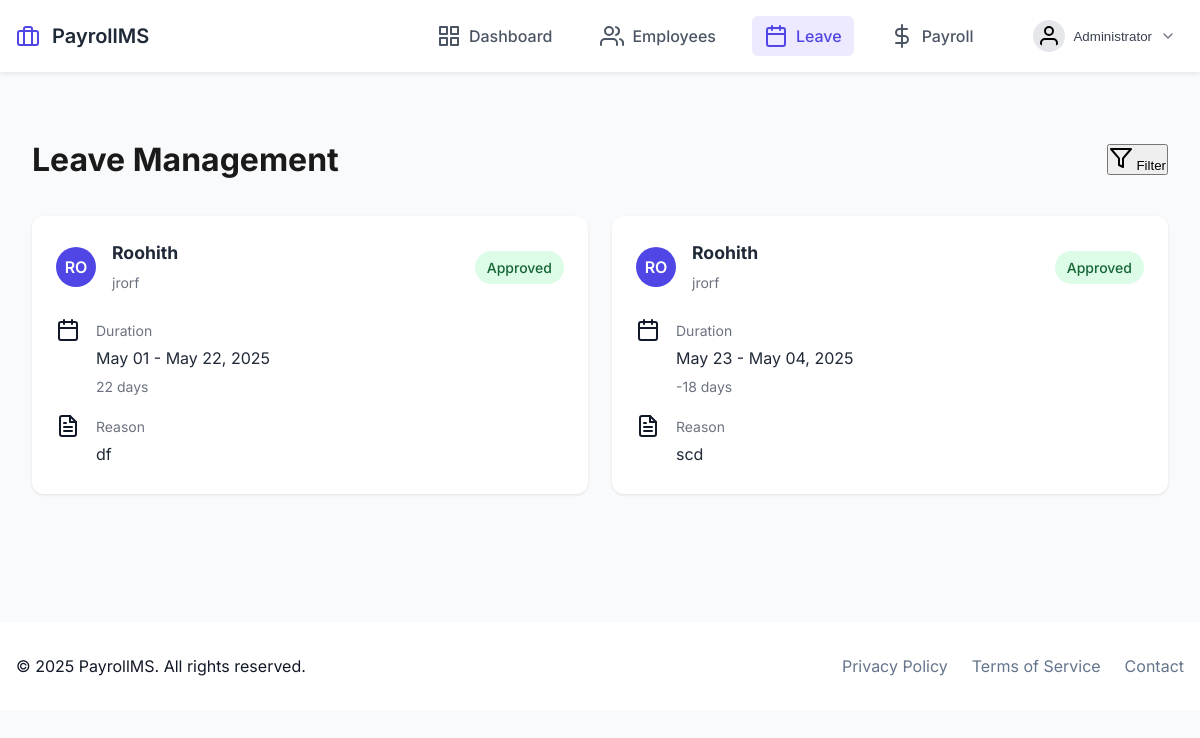
Screenshot of /leave/list (signed in) with the database file from the repository.
### src/models/leave.py (models this page shows, shortened)
class Leave(db.Model):
    id = db.Column(db.Integer, primary_key=True)
    employee_id = db.Column(db.Integer, db.ForeignKey('employee.id'), nullable=False)
    start_date = db.Column(db.Date, nullable=False)
    end_date = db.Column(db.Date, nullable=False)
    reason = db.Column(db.Text)
    status = db.Column(db.String(20), default='pending')  # pending, approved, rejected
    employee = db.relationship('Employee', backref=db.backref('leaves', lazy=True))

### src/models/employee.py (models this page shows, shortened)
class Employee(db.Model):
    __tablename__ = 'employee'
    id: int = db.Column(db.Integer, primary_key=True)
    username: str = db.Column(db.String(80), unique=True, nullable=False)
    password_hash: str = db.Column(db.String(120), nullable=False)
    name: str = db.Column(db.String(100), nullable=False)
    email: str = db.Column(db.String(120), unique=True, nullable=False)
    position: Optional[str] = db.Column(db.String(80))
    salary: float = db.Column(db.Float, nullable=False)
    joining_date: date = db.Column(db.Date, nullable=False)
    role: str = db.Column(db.String(20), default='user')
    base_salary: float = db.Column(db.Float, nullable=False)
    hra: float = db.Column(db.Float, default=0.0)
    da: float = db.Column(db.Float, default=0.0)
    ta: float = db.Column(db.Float, default=0.0)
    pf: float = db.Column(db.Float, default=0.0)
    tax: float = db.Column(db.Float, default=0.0)

### src/routes/leave.py (the view)
@leave_bp.route('/list')
@admin_required
def list_requests():
    leaves = Leave.query.all()
    return render_template('leave/approve.html', leaves=leaves)

### src/app.py (called while the page is built)
def create_app():
    app = Flask(__name__)
    app.config.from_object(Config)
    init_app(app)
    from .routes import init_routes
    init_routes(app)
    @app.context_processor
    def utility_processor():
        return {
            'now': datetime.now()
        }
    @app.route('/')
    def home():
        return render_template('home.html')
    return app

### src/routes/auth.py (called while the page is built)
def login_required(f: Callable) -> Callable:
    @wraps(f)
    def decorated_function(*args: Any, **kwargs: Any) -> Union[Response, Any]:
        if 'user_id' not in session:
            flash('Please log in first.', 'danger')
            return redirect(url_for('auth.login'))
        return f(*args, **kwargs)
    return decorated_function

def admin_required(f: Callable) -> Callable:
    @wraps(f)
    @login_required
    def decorated_function(*args: Any, **kwargs: Any) -> Union[Response, Any]:
        if not session.get('is_admin'):
            flash('Admin access required.', 'danger')
            return redirect(url_for('home'))
        return f(*args, **kwargs)
    return decorated_function

### src/templates/leave/approve.html (shortened to what this page needs)
{% extends "base.html" %}
{% block content %}
<div class="leave-management">
    <div class="page-header">
        <h1>Leave Management</h1>
        <div class="header-actions">
            <button class="btn-filter" onclick="toggleFilters()">
                <i data-feather="filter"></i>
                Filter
            </button>
        </div>
    </div>
    <div class="leave-grid">
        {% for leave in leaves %}
        <div class="leave-card">
            <div class="leave-header">
                <div class="employee-info">
                    <div class="avatar">{{ leave.employee.name[:2].upper() }}</div>
                    <div class="details">
                        <h3>{{ leave.employee.name }}</h3>
                        <span class="position">{{ leave.employee.position }}</span>
                    </div>
                </div>
                <span class="status-badge {{ leave.status }}">
                    {{ leave.status.title() }}
                </span>
            </div>
            <div class="leave-details">
                <div class="detail-item">
                    <i data-feather="calendar"></i>
                    <div class="detail-content">
                        <label>Duration</label>
                        <p>{{ leave.start_date.strftime('%b %d') }} - {{ leave.end_date.strftime('%b %d, %Y') }}</p>
                        <span class="days">{{ (leave.end_date - leave.start_date).days + 1 }} days</span>
                    </div>
                </div>
                <div class="detail-item">
                    <i data-feather="file-text"></i>
                    <div class="detail-content">
                        <label>Reason</label>
                        <p>{{ leave.reason }}</p>
                    </div>
                </div>
            </div>
        </div>
        {% endfor %}
    </div>
</div>
{% endblock %}

### src/templates/base.html (style rules this page uses)
:root { --primary: #4f46e5; --primary-dark: #4338ca; --secondary: #64748b; --white: #ffffff; --black: #111827; --gray-50: #f9fafb; --gray-100: #f3f4f6; --gray-200: #e5e7eb; }
* { margin: 0; padding: 0; box-sizing: border-box; }
body { font-family: 'Inter', system-ui, sans-serif; background-color: var(--gray-50); color: var(--black); line-height: 1.5; }

### src/templates/leave/approve.html (style rules this page uses)
.leave-management { max-width: 1200px; margin: 2rem auto; padding: 0 1rem; }
.page-header { display: flex; justify-content: space-between; align-items: center; margin-bottom: 2rem; }
.page-header h1 { font-size: 2rem; color: #1a1a1a; }
.leave-grid { display: grid; grid-template-columns: repeat(auto-fit, minmax(350px, 1fr)); gap: 1.5rem; }
.leave-card { background: white; border-radius: 0.75rem; padding: 1.5rem; box-shadow: 0 1px 3px rgba(0,0,0,0.1); }
.leave-header { display: flex; justify-content: space-between; align-items: center; margin-bottom: 1.5rem; }
.employee-info { display: flex; align-items: center; gap: 1rem; }
.avatar { width: 40px; height: 40px; background: #4f46e5; color: white; border-radius: 50%; display: flex; align-items: center; justify-content: center; font-weight: 600; }
.details h3 { color: #1f2937; font-size: 1.1rem; margin-bottom: 0.25rem; }
.position { color: #6b7280; font-size: 0.875rem; }
.status-badge { padding: 0.375rem 0.75rem; border-radius: 9999px; font-size: 0.875rem; font-weight: 500; }
.status-badge.approved { background: #dcfce7; color: #166534; }
.leave-details { display: flex; flex-direction: column; gap: 1rem; }
.detail-item { display: flex; gap: 1rem; }
.detail-content label { color: #6b7280; font-size: 0.875rem; }
.detail-content p { color: #1f2937; margin: 0.25rem 0; }
.days { font-size: 0.875rem; color: #6b7280; }

### rows the page displays
Leave: employee "RO", employee.name "Roohith", employee.position "jrorf", status "Approved", start_date "May 01", end_date "May 22, 2025", (leave.end_date-leave.start_date).days+1 "22", reason "df"
Leave: employee "RO", employee.name "Roohith", employee.position "jrorf", status "Approved", start_date "May 23", end_date "May 04, 2025", (leave.end_date-leave.start_date).days+1 "-18", reason "scd"

### other values shown
{{ session.get('user_name', 'User') }} "Administrator"
